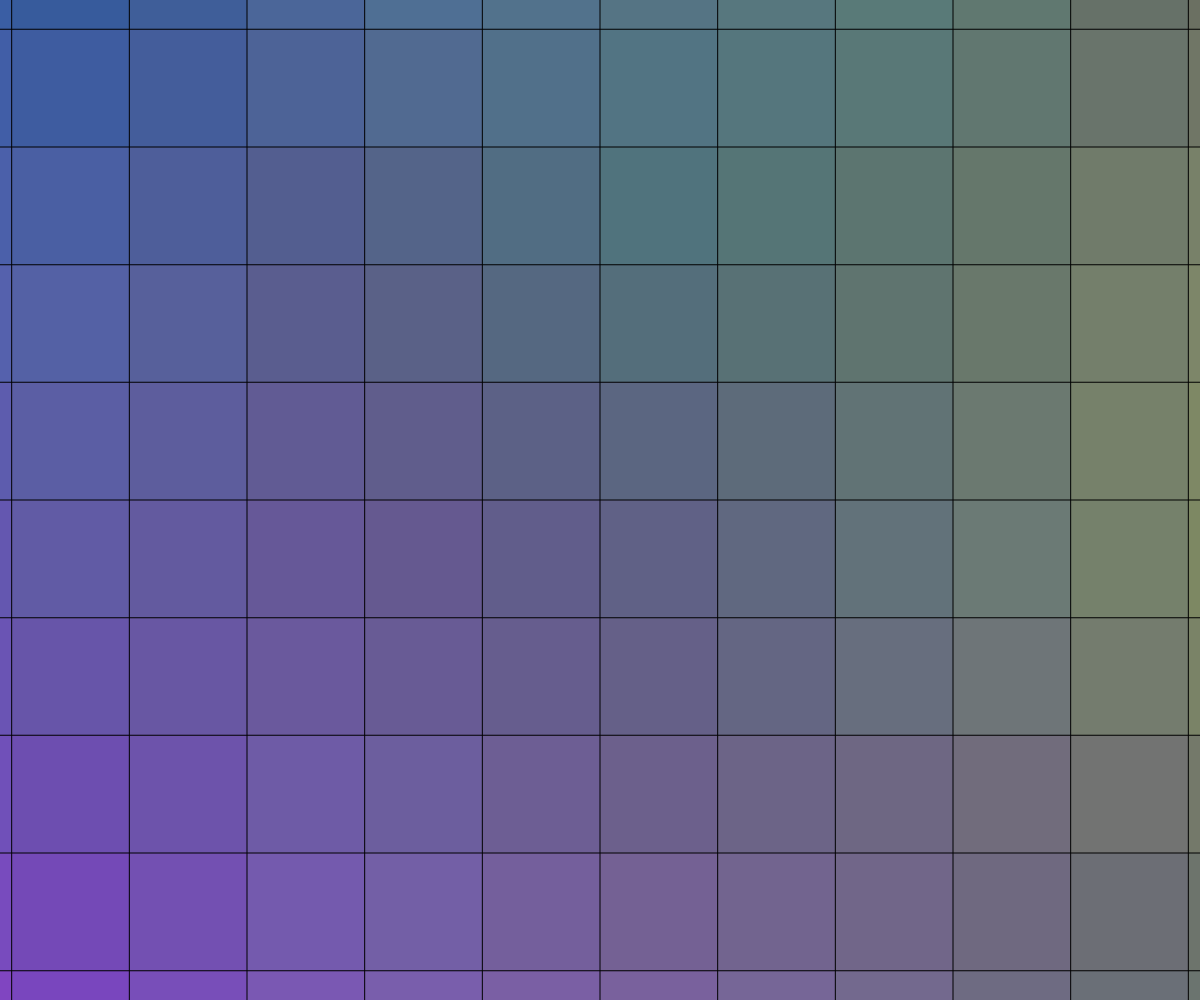
Frame 1 (no input)
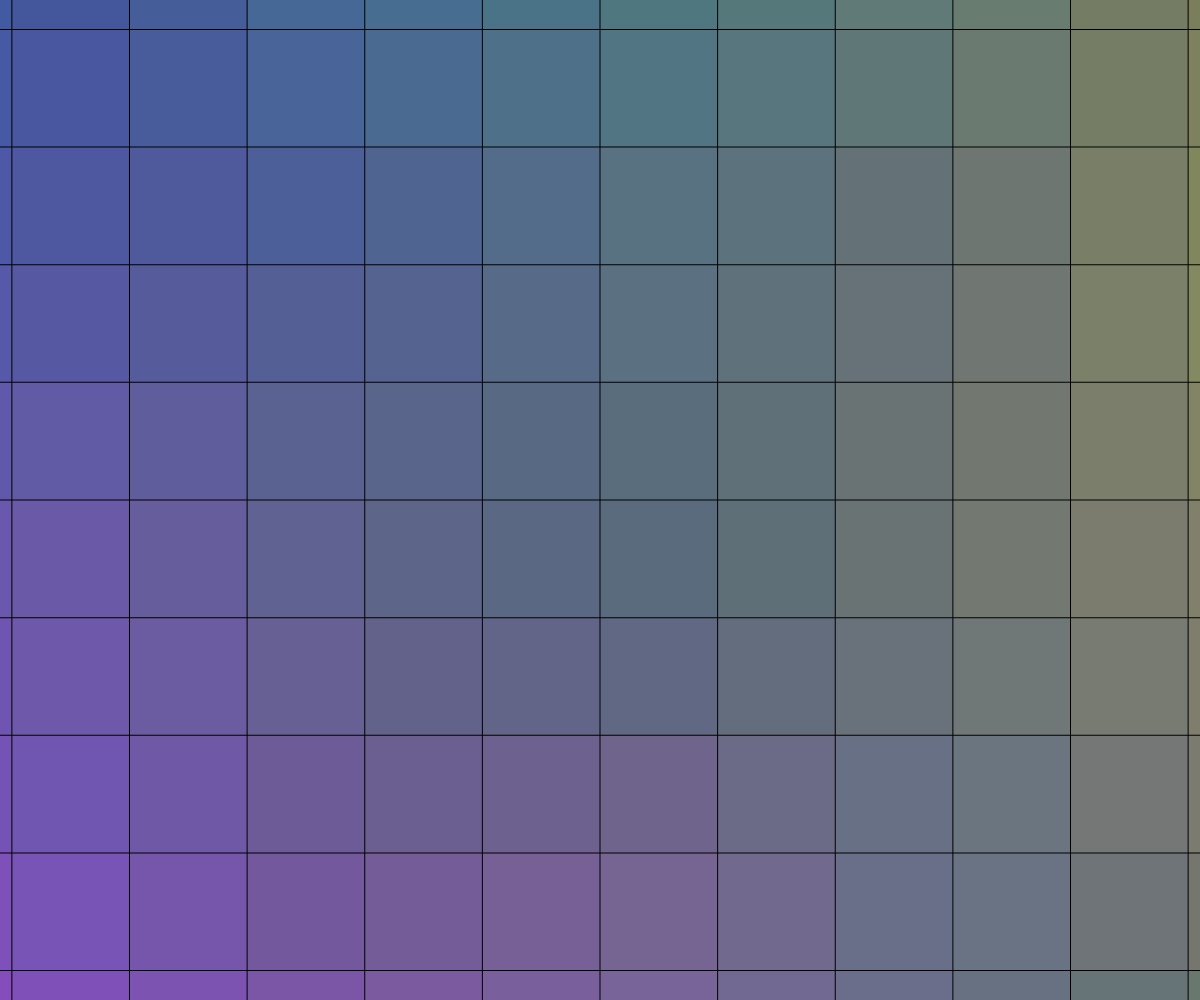
Frame 60 (no input)
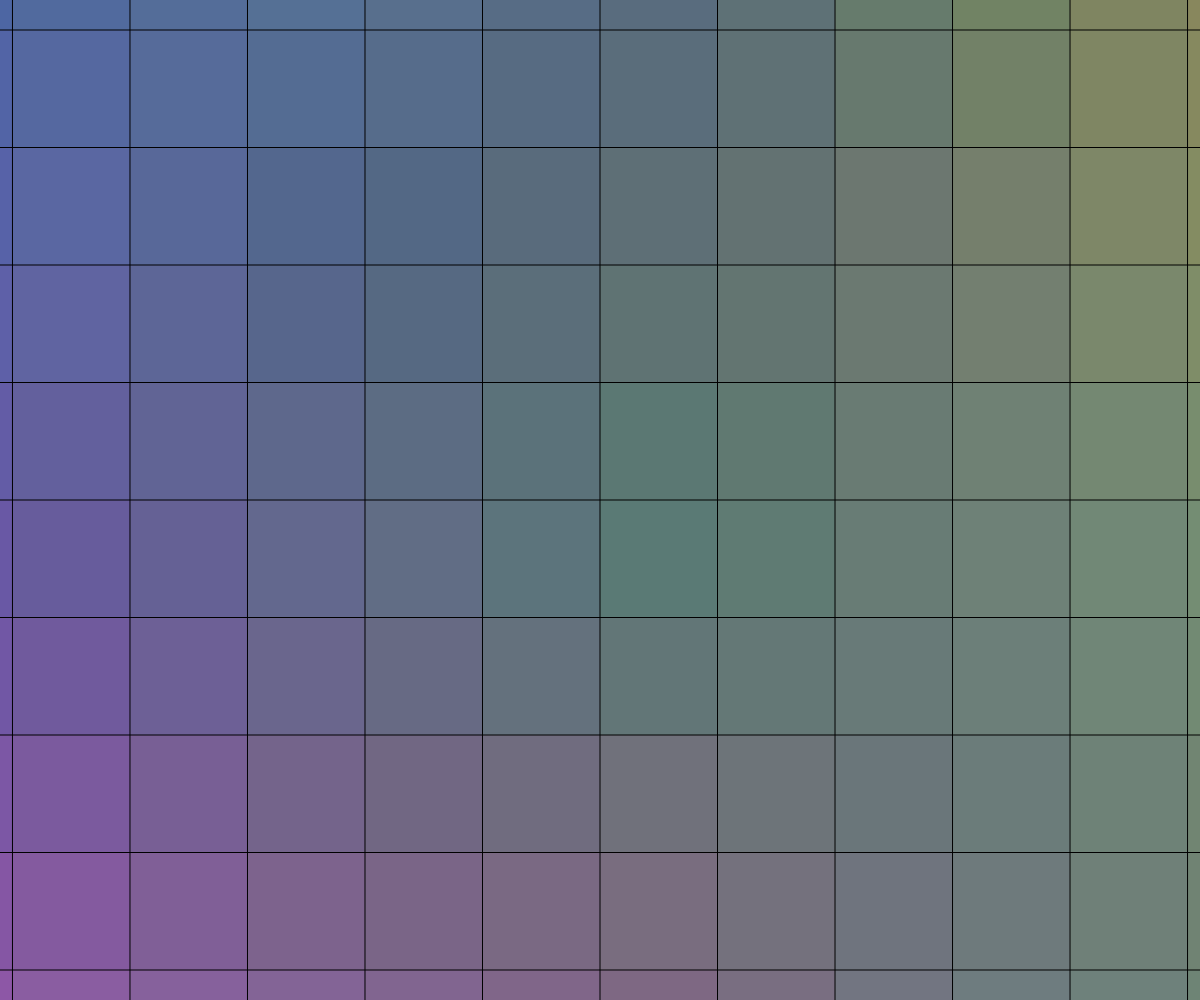
Frame 120 (the mouse pressed at the canvas centre since frame 60)

The p5.js sketch that drew these frames (run headless with seeded random() and noise() and a simulated clock; from frame 60 on, the mouse is pressed at the canvas centre):

// p5.js sketch
// ── sketch.js

let rows = 60;
let cols = 60;

function setup() {
  createCanvas(windowWidth, windowHeight);
  noStroke();
  rectMode(CENTER);
}

function draw() {
  
  // Alpha pulse every second
  let tPulse = millis() / 1000;                
  let s = (sin(TWO_PI * tPulse) + 1) * 0.5;
  s = pow(s, 20)     
  let alpha = lerp(255, 50, s);
  
  // Noise increasing over each minute
  let cycleTime = millis() % 60000;
  let phase = cycleTime / 60000; // 0 to 1 over the minute
  let easedPhase = easeInExpo(phase);       // 0..1 eased
  let shaped = pow(easedPhase, 4.0); 
  let noiseScale = lerp(0.1, 20, shaped);
  
  // Scale
  let scaleEased = easeInSine(phase);
  let scale = lerp(10,0.001, scaleEased);
  
  background(0);
  
  let gridSize = height * 0.7;
  //let scale = map((cycleTime), 0, 60000, 4.0, 0.01);
  let blockSize = gridSize / rows * scale; // rounded to make sure each block is sharp
  let padding = 1;
  let spacing = blockSize + padding;
  
  // Centering 
  let startX = width * 0.5 - (cols * spacing) * 0.5 + spacing * 0.5;
  let startY = height * 0.5 - (rows * spacing) * 0.5 + spacing * 0.5;
  
  
  // Noise
  for (let i = 0; i < rows; i++) {
    for (let j = 0; j < cols; j++) {
      let bx = startX + j * spacing;
      let by = startY + i * spacing;
      
      // Colour with hue noise
      let t = (cycleTime / 1000) * noiseScale;
      let r = noise(i * 0.05, j * 0.05, t) * 255;
      let g = noise(i * 0.05 + 100, j * 0.05 + 100, t) * 255;
      let b = noise(i * 0.05 + 200, j * 0.05 + 200, t) * 255;
      fill(r, g, b, alpha);
      
      rect(bx, by, blockSize, blockSize);
    }
  }
  
}

function windowResized() {
  resizeCanvas(windowWidth, windowHeight);
}

function easeInSine(x) {
  return 1 - cos((x * PI) / 2);
}
function easeInExpo(x) {
  return x === 0 ? 0 : pow(2, 10 * (x - 1));
}
